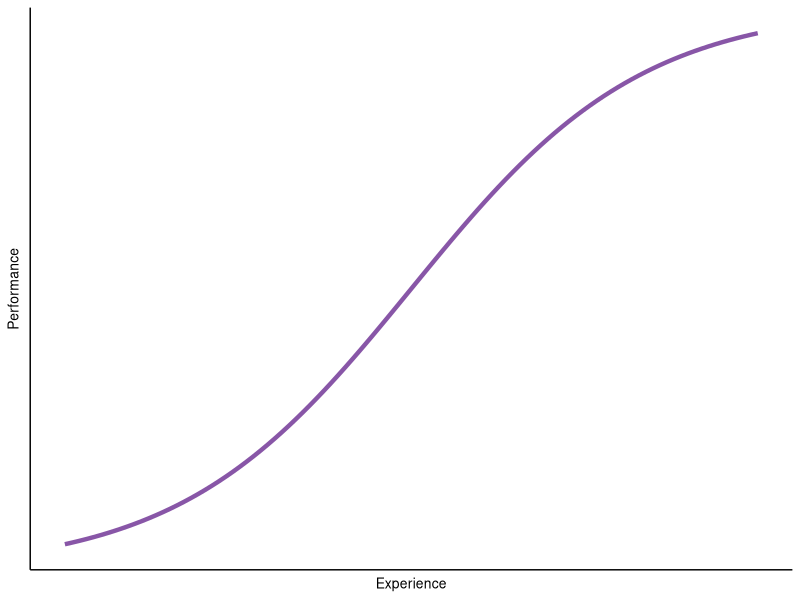
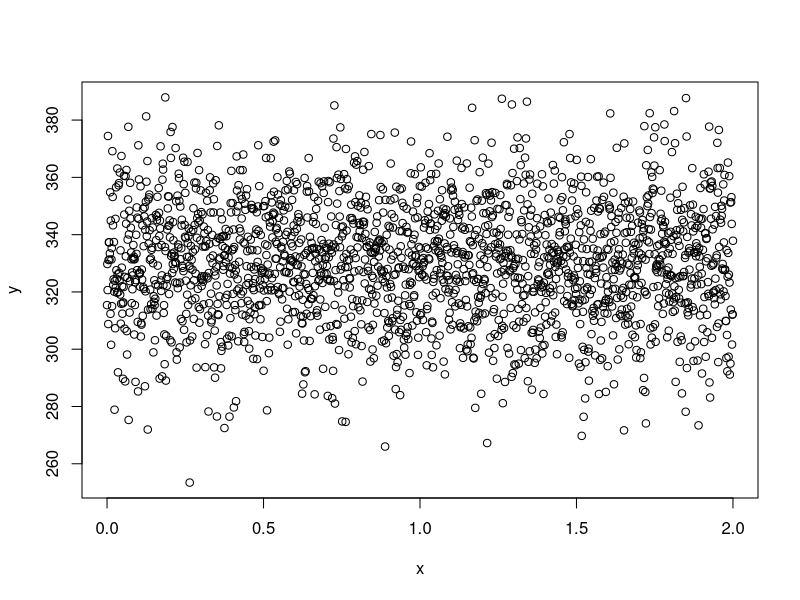
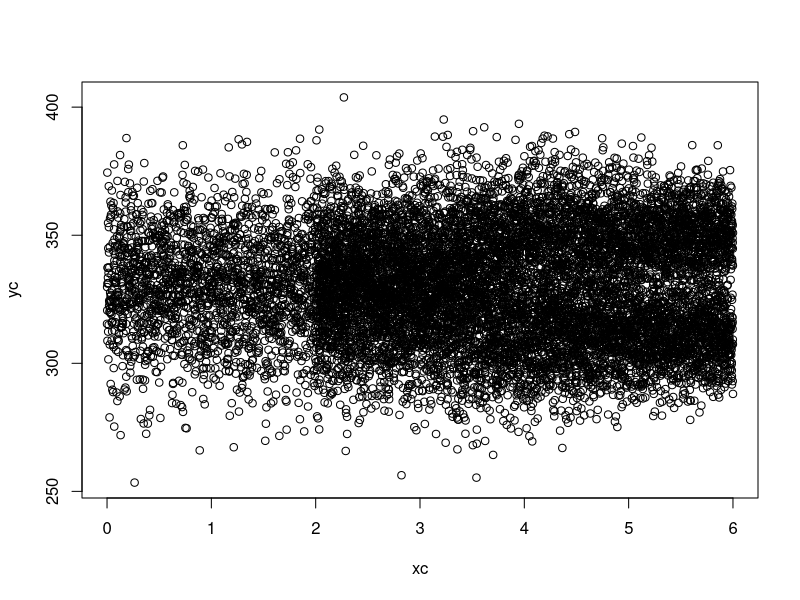
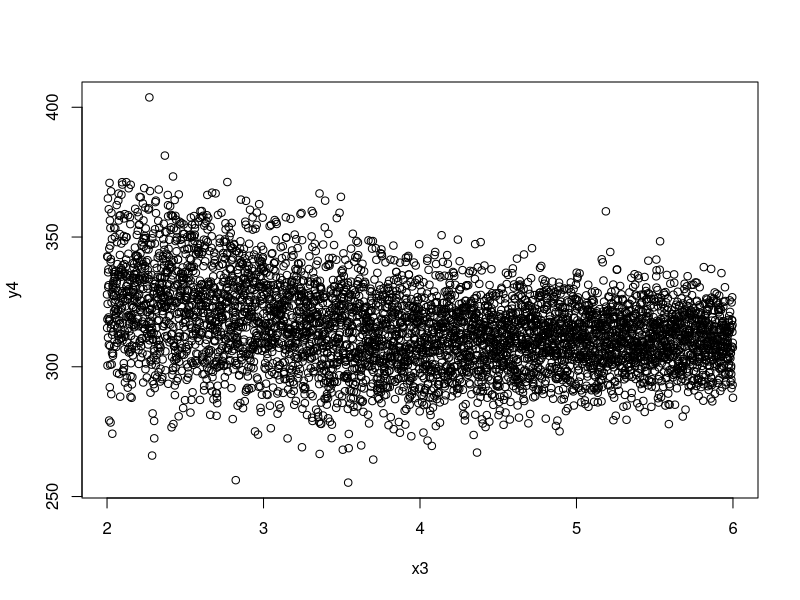
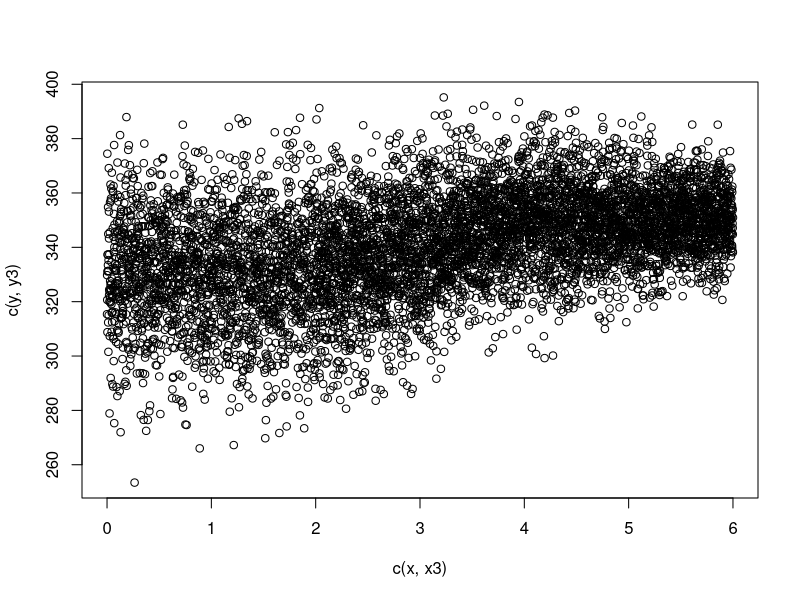
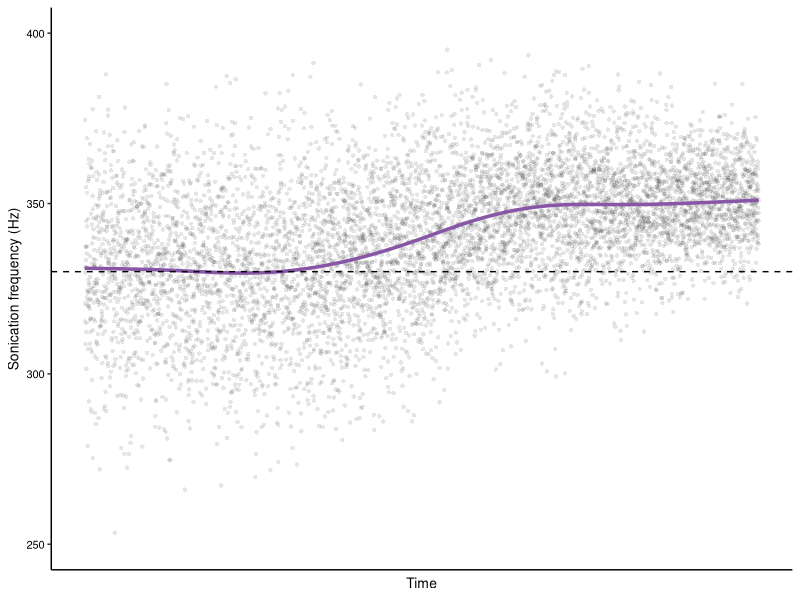
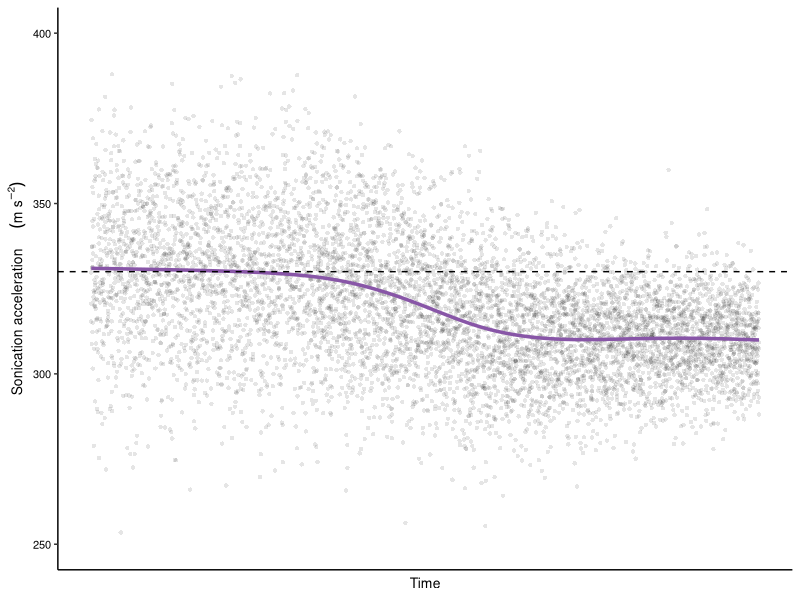
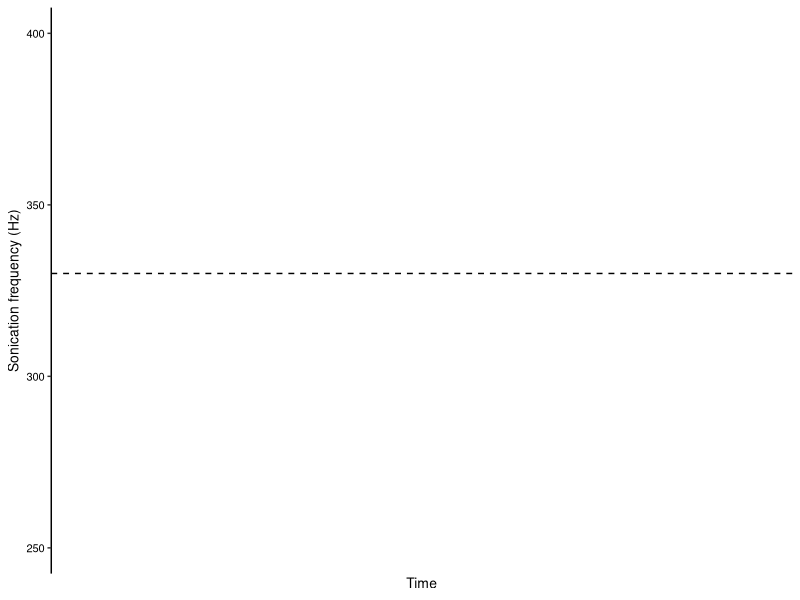

These figures' R source, in order:
#install packages
ipak <- function(pkg){
  new.pkg <- pkg[!(pkg %in% installed.packages()[, "Package"])]
  if(length(new.pkg)) install.packages(new.pkg, dependencies = TRUE)
  sapply(pkg, require, character.only = TRUE)
}

packages <- c("tidyverse")
ipak(packages)

# set ggplot theme
theme_set(theme_classic() + 
            theme(axis.text=element_text(colour="black"), 
                  text=element_text(size=10)))

# set  directories
dataDir <- file.path(getwd(), "data")
figDir <- file.path(getwd(), "figures")

print(paste("last run ", Sys.time()))
print(R.version)


# learning curve
x <- seq(-3, 3, length.out = 100)
y <- 1/(1+ exp(-x))

df <- as.tbl(data.frame(x, y))

ggplot(df, aes(x = x , y= y)) + 
  geom_line(color = "#8856a7", size = 1.5) + 
  labs(x = "Experience", y = "Performance") + 
  theme(axis.text = element_blank(), 
        axis.ticks = element_blank())


ggsave(file.path(figDir, "ExampleLearningCurve.svg"), width = 4, height = 3)


# make example frequency learning plot

x = seq(0,2, length.out = 2000)
y = rnorm(mean = 330, sd = 20, n = length(x))
plot(x, y)

x2 = seq(-1,3, length.out = 5000)
x3 <- x2 + 3
y3 = 1/(1+ exp(-3*x2)) * 20 + 330  + rnorm(length(x2), sd = seq(20, 10, length.out = length(x2)))

y4 <- 1/(1+ exp(3*x2)) * 20 + 330 - 20  + rnorm(length(x2), sd = seq(20, 10, length.out = length(x2)))


xc <- c(x, x3, x3)
yc <- c(y, y3, y4 )
plot(xc, yc)

plot(x3, y4)

plot(x = c(x, x3), y = c(y, y3))

ggplot(data = data.frame(x = c(x, x3), y = c(y, y3)), aes(x , y)) + 
  geom_point(alpha = 0.1, stroke = 0) + 
  stat_smooth(span = 0.9, se = FALSE, color = "#8856a7", size = 1.2) + 
  labs(y = "Sonication frequency (Hz)", 
       x = "Time") + 
  theme(axis.text.x = element_blank(), 
        axis.ticks.x = element_blank()) + 
  ylim(c(250, 400)) + 
  geom_hline(aes(yintercept = 330), lty = 2)

ggsave(file.path(figDir, "HypotheticalHighTrt.svg"), width = 4, height = 3)

ggsave(file.path(figDir, "HypotheticalHighTrt.png"), dpi = 400, width = 4, height = 3)


## Sonication accel

ggplot(data = data.frame(x = c(x, x3), y = c(y, y4)), aes(x , y)) + 
  geom_point(alpha = 0.1, stroke = 0) + 
  stat_smooth(span = 0.9, se = FALSE, color = "#8856a7", size = 1.2) + 
  labs(y =  expression("Sonication acceleration     "        (m~s^{-2})), 
       x = "Time") + 
  theme(axis.text.x = element_blank(), 
        axis.ticks.x = element_blank()) + 
  ylim(c(250, 400))+ 
  geom_hline(aes(yintercept = 330), lty = 2)

ggsave(file.path(figDir, "HypotheticalLowTrt.png"), dpi = 400, width = 4, height = 3)



ggplot(data = data.frame(x = c(x, x3), y = c(y, y4)), aes(x , y)) + 
  #geom_point(alpha = 0.1, stroke = 0) + 
  #stat_smooth(span = 0.9, se = FALSE, color = "#8856a7", size = 1.2) + 
  labs(y = "Sonication frequency (Hz)", 
       x = "Time") + 
  theme(axis.text.x = element_blank(), 
        axis.ticks.x = element_blank()) + 
  ylim(c(250, 400))+ 
  geom_hline(aes(yintercept = 330), lty = 2)

ggsave(file.path(figDir, "HypotheticalLowTrt.svg"), width = 4, height = 3)
ggsave(file.path(figDir, "HypotheticalLowTrt.png"), dpi = 400, width = 4, height = 3)



# Frequency and amplitude plot
x = seq(0, 0.1, length.out = 500)
y = 10 * sin(2 * pi* 50 * x)

ggplot(data.frame(x,y), aes(x , y )) + 
  geom_line(color = "#8856a7", size = 1.2) + 
  labs(x = "Time (s)", 
       y = expression("Sonication acceleration     "        (m~s^{-2}))) + 
  geom_hline(aes(yintercept = 0), lty = 2)

ggsave(file.path(figDir, "Hypotheticalwave.svg"), width = 6, height = 3)



# Physical constraint expectations

# Frequency and amplitude plot
factorVar = rep(c(0, 50), each = 500)
x = seq(0, 1, length.out = length(factorVar))
y = rnorm(mean = 0, sd = 20, n= length(x)) + 330 - factorVar

ggplot(data.frame(x,y), aes(x , y )) + 
  geom_point(color = "#8856a7", size = 1.2) + 
  labs(x = "Visit Number", 
       y = expression("Sonication frequency     "        (Hz))) + 
  theme(axis.text.x = element_blank(), 
        axis.ticks.x = element_blank()) + 
  geom_vline(aes(xintercept = 0.5), lty = 2)

ggsave(file.path(figDir, "hypotheticalWeight_freq.png"), dpi = 500, width = 4, height = 3)


ggplot(data.frame(x,y), aes(x , y )) + 
  geom_point(color = "#8856a7", size = 1.2) + 
  labs(x = "Visit Number", 
       y = expression("Sonication acceleration     "        (m~s^{-2}))) + 
  theme(axis.text.x = element_blank(), 
        axis.ticks.x = element_blank()) + 
  geom_vline(aes(xintercept = 0.5), lty = 2)
